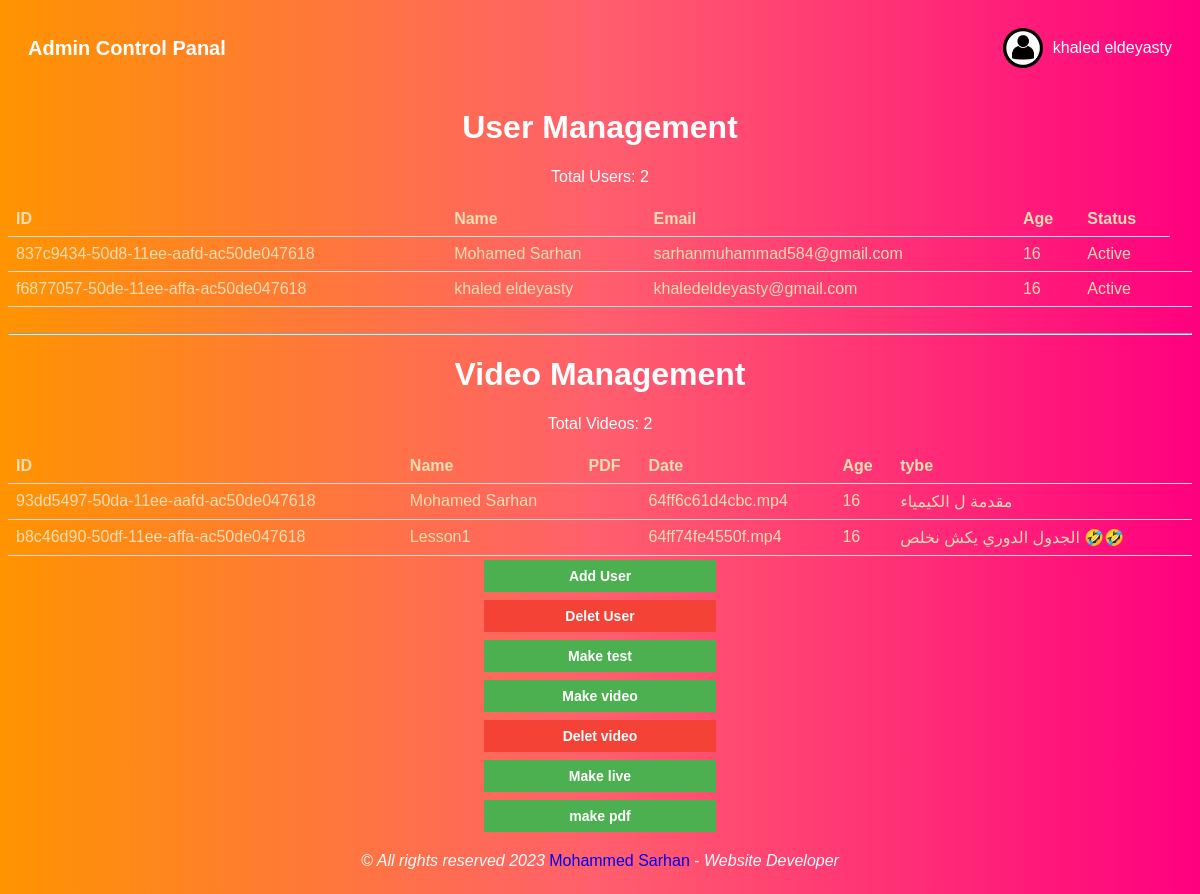
Screenshot of /admin/user.php with the database file from the repository.
### tables this page shows
CREATE TABLE `users` (
  `id` char(36) NOT NULL DEFAULT uuid(),
  `UserName` varchar(255) NOT NULL,
  `State` varchar(255) NOT NULL,
  `Yers` int(11) NOT NULL,
  `photo` varchar(255) NOT NULL,
  `type` varchar(255) NOT NULL,
  `id_in_chat` int(11) NOT NULL,
  `Money` int(11) NOT NULL,
  `id_error` int(11) NOT NULL,
  `::id` int(11) NOT NULL,
  `number` varchar(255) NOT NULL,
  `email` varchar(255) NOT NULL
);

CREATE TABLE `videos` (
  `id` char(36) NOT NULL DEFAULT uuid(),
  `name` varchar(255) NOT NULL,
  `tybe` varchar(2555) NOT NULL,
  `yer` int(11) NOT NULL,
  `vedeos` varchar(255) NOT NULL,
  `test_id` int(11) NOT NULL,
  `mr` int(11) NOT NULL,
  `home_work_id` int(11) NOT NULL,
  `pdf` varchar(255) NOT NULL,
  `img_ad` varchar(255) NOT NULL,
  `Name_ad` varchar(255) NOT NULL
);

### admin/user.php (the view, shortened to what this page needs)
<!DOCTYPE html>
<html>
<head>
</head>
<body>
    <header class="header">
        <div class="header-logo">
            <h1 id="nam">Admin Control Panal</h1>
        </div>
        <div class="header-user">
            <img src="../img/OIP.jpeg" alt="User">
            <p>khaled eldeyasty</p>
        </div>
    </header>
    <h1>User Management</h1>
    <?php
    $servername = "localhost";
    $username = "root";
    $password = "";
    $dbname = "khaledeldeyasty";
    $conn = new mysqli($servername, $username, $password, $dbname);
    $sql = "SELECT * FROM users";
    $result = $conn->query($sql);
    if ($result->num_rows > 0) {
        echo "<p>Total Users: " . $result->num_rows . "</p>";
        echo "<table>";
        echo "<tr><th>ID</th><th>Name</th><th>Email</th><th>Age</th><th>Status</th></tr>";
        while ($row = $result->fetch_assoc()) {
            echo "<tr>";
            echo "<td>" . $row["id"] . "</td>";
            echo "<td>" . $row["UserName"] . "</td>";
            echo "<td>" . $row["email"] . "</td>";
            echo "<td>" . $row["Yers"] . "</td>";
            echo "<td>" . $row["State"] . "</td>";
            echo "<td>";
            echo "</td>";
            echo "</tr>";
    ?>
    <?php
        }
        echo "</table>";
    } else {
        echo "No users found.";
    }
    ?>
    <br>
    <hr>
    <h1>Video Management</h1>
    <?php
    $servername = "localhost";
    $username = "root";
    $password = "";
    $dbname = "khaledeldeyasty";
    $conn = new mysqli($servername, $username, $password, $dbname);
    $sql = "SELECT * FROM videos";
    $result = $conn->query($sql);
    if ($result->num_rows > 0) {
        echo "<p>Total Videos: " . $result->num_rows . "</p>";
        echo "<table>";
        echo "<tr><th>ID</th><th>Name</th><th>PDF</th><th>Date</th><th>Age</th><th>tybe</th></tr>";
        while ($row = $result->fetch_assoc()) {
            echo "<tr>";
            echo "<td>" . $row["id"] . "</td>";
            echo "<td>" . $row["name"] . "</td>";
            echo "<td>" . $row["pdf"] . "</td>";
            echo "<td>" . $row["vedeos"] . "</td>";
            echo "<td>" . $row["yer"] . "</td>";
            echo "<td>" . $row["tybe"] . "</td>";
            echo "</tr>";
        }
        echo "</table>";
    } else {
        echo "No videos found.";
    }
    ?>
    <center><a href="add_user.php" class="edit-button" style="width: 200px; font-weight: bold;">Add User</a></center>
    <center><a href="dl-ur.php" class="delete-button" style="width: 200px; font-weight: bold;">Delet User</a></center>
    <center><a href="../test/index.php" class="edit-button" style="width: 200px; font-weight: bold;">Make test</a></center>
    <center><a href="uploadvedio.php" class="edit-button" style="width: 200px; font-weight: bold;">Make video</a></center>
    <center><a href="dl-v.php" class="delete-button" style="width: 200px; font-weight: bold;">Delet video</a></center>
    <center><a href="https://www.mumble2.dev/lobby.html" class="edit-button" style="width: 200px; font-weight: bold;">Make live</a></center>
    <center><a href="upload-pdf.php" class="edit-button" style="width: 200px; font-weight: bold;">make pdf</a></center>
    <center>
        <footer><em>
                <p style="display: inline-block;">&copy; All rights reserved 2023</p>
            </em><span style="display: inline-block;"><a href="http://profile-muhammad-sarhan.eb2a.com/" style="text-decoration: none;">Mohammed Sarhan </a> - <em>Website Developer</em></span></footer>
    </center>
</body>
</html>

### admin/user.php (style rules this page uses)
body { background: linear-gradient(to right, #ff9400, #ff5f6d, #ff007f); font-family: 'Arial', sans-serif; color: #fff; text-align: center; animation: fadeIn 2s ease-in-out; }
.header { color: #fff; padding: 20px; display: flex; align-items: center; justify-content: space-between; }
.header-logo { display: flex; align-items: center; }
.header-logo h1 { margin: 0; font-size: 20px; }
.header-user { display: flex; align-items: center; }
.header-user img { width: 40px; height: 40px; border-radius: 50%; margin-right: 10px; }
.header-user p { margin: 0; font-size: 16px; }
table { width: 100%; border-collapse: collapse; color: wheat; }
table th, table td { padding: 8px; text-align: left; border-bottom: 1px solid #ddd; }
.delete-button { background-color: #f44336; color: white; border: none; padding: 8px 16px; text-align: center; text-decoration: none; display: inline-block; font-size: 14px; margin: 4px 2px; cursor: pointer; }
.edit-button { background-color: #4CAF50; color: white; border: none; padding: 8px 16px; text-align: center; text-decoration: none; display: inline-block; font-size: 14px; margin: 4px 2px; cursor: pointer; }

### rows the page displays
users: id "837c9434-50d8-11ee-aafd-ac50de047618", UserName "Mohamed Sarhan", email "sarhanmuhammad584@gmail.com", Yers "16", State "Active"
users: id "f6877057-50de-11ee-affa-ac50de047618", UserName "khaled eldeyasty", email "khaledeldeyasty@gmail.com", Yers "16", State "Active"
videos: id "93dd5497-50da-11ee-aafd-ac50de047618", name "Mohamed Sarhan", vedeos "64ff6c61d4cbc.mp4", yer "16", tybe "مقدمة ل الكيمياء"
videos: id "b8c46d90-50df-11ee-affa-ac50de047618", name "Lesson1", vedeos "64ff74fe4550f.mp4", yer "16", tybe "الجدول الدوري يكش نخلص 🤣🤣"

### other values shown
$result->num_rows "2"
